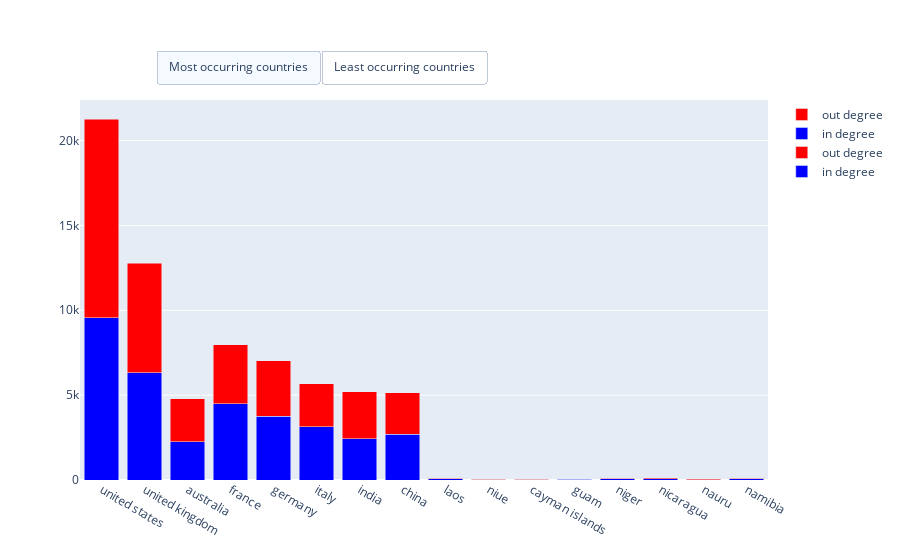

Notebook code cell kept with this figure:
### Markdown cell above
## 3. What is the distribution of in and out degrees? 

For fun, we are also interested in the in and out degree of each country. 

> **_NOTE:_**  The in degree of a country is defined as the sum of the in degrees of its articles. Same for out degrees. The higher the in degree of a country, the more central it is meaning that the more it is accessible from other countries.

### Code cell
# create bar plot for most occuring countries
sorted_data_countries = data_countries.sort_values(by='occurrence', ascending=False).iloc[:8:,]

trace_most_in = go.Bar(x=sorted_data_countries["Top_1_name"], 
                       y=sorted_data_countries["num_links_in"],
                        name="in degree",
                        marker_color="blue")

trace_most_out = go.Bar(x=sorted_data_countries["Top_1_name"], 
                       y=sorted_data_countries["num_links_out"],
                        name="out degree",
                        marker_color="red")


# create bar plot for most occuring countries
sorted_data_countries = data_countries.sort_values(by='occurrence', ascending=True).iloc[:8:,]

trace_least_in = go.Bar(x=sorted_data_countries["Top_1_name"], 
                       y=sorted_data_countries["num_links_in"],
                        name="in degree",
                        marker_color="blue")

trace_least_out = go.Bar(x=sorted_data_countries["Top_1_name"], 
                       y=sorted_data_countries["num_links_out"],
                        name="out degree",
                        marker_color="red")

# create figures
fig = go.Figure()

# add traces
fig.add_trace(trace_most_in)
fig.add_trace(trace_most_out)
fig.add_trace(trace_least_in)
fig.add_trace(trace_least_out)


# Create buttons to toggle between the two bar charts
fig.update_layout(
    barmode='stack',
    updatemenus=[
        dict(
            type="buttons",
            direction="left",
            buttons=[
                dict(
                    label="Most occurring countries",
                    method="update",
                    args=[{"visible": [True, True, False, False]},  # Show first chart, hide second
                          {"title": "Connectivity of most occurring countries"}]
                ),
                dict(
                    label="Least occurring countries",
                    method="update",
                    args=[{"visible": [False, False, True, True]},  # Hide first chart, show second
                          {"title": "Connectivity of least occurring countries"}]
                ),
            ],
            pad={"r": 10, "t": 10},
            showactive=True,
            x=0.11,
            xanchor="left",
            y=1.1,
            yanchor="middle"
        ),
    ]
)

# Show the figure
fig.show()

# Export the figure to an HTML file
pio.write_html(fig, file='graphs/topic_1/bar_plot_distribution_of_degrees.html', auto_open=False)

### Figure 1 — Plotly figure (JSON) as saved in the notebook; plotly's stock layout.template omitted (floating-point values rounded to 4 significant figures)
{"data": [{"marker": {"color": "blue"}, "name": "in degree", "type": "bar", "x": ["united states", "united kingdom", "australia", "france", "germany", "italy", "india", "china"], "y": [9562, 6315, 2241, 4487, 3750, 3152, 2425, 2696]}, {"marker": {"color": "red"}, "name": "out degree", "type": "bar", "x": ["united states", "united kingdom", "australia", "france", "germany", "italy", "india", "china"], "y": [11710, 6453, 2534, 3487, 3284, 2530, 2767, 2454]}, {"marker": {"color": "blue"}, "name": "in degree", "type": "bar", "x": ["laos", "niue", "cayman islands", "guam", "niger", "nicaragua", "nauru", "namibia"], "y": [65, 17, 22, 43, 65, 76, 28, 73]}, {"marker": {"color": "red"}, "name": "out degree", "type": "bar", "x": ["laos", "niue", "cayman islands", "guam", "niger", "nicaragua", "nauru", "namibia"], "y": [31, 15, 22, 26, 44, 47, 35, 43]}], "layout": {"barmode": "stack", "updatemenus": [{"buttons": [{"args": [{"visible": [true, true, false, false]}, {"title": "Connectivity of most occurring countries"}], "label": "Most occurring countries", "method": "update"}, {"args": [{"visible": [false, false, true, true]}, {"title": "Connectivity of least occurring countries"}], "label": "Least occurring countries", "method": "update"}], "direction": "left", "pad": {"r": 10, "t": 10}, "showactive": true, "type": "buttons", "x": 0.11, "xanchor": "left", "y": 1.1, "yanchor": "middle"}]}}
